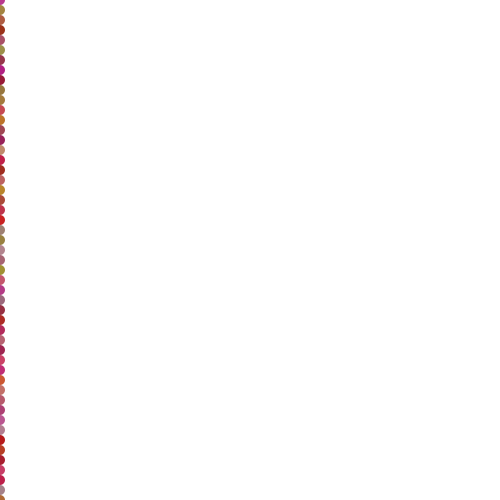
Frame 1 (no input)
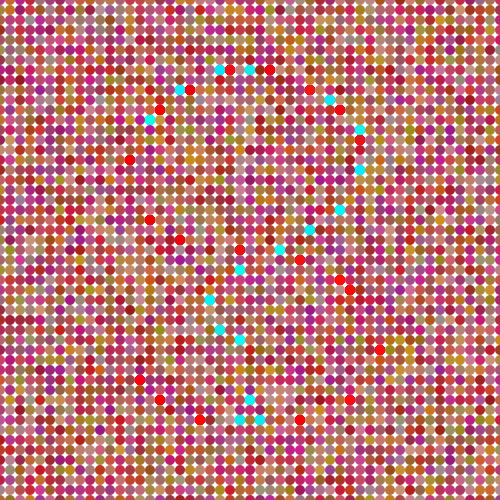
Frame 60 (the mouse pressed at the canvas centre just before this capture)
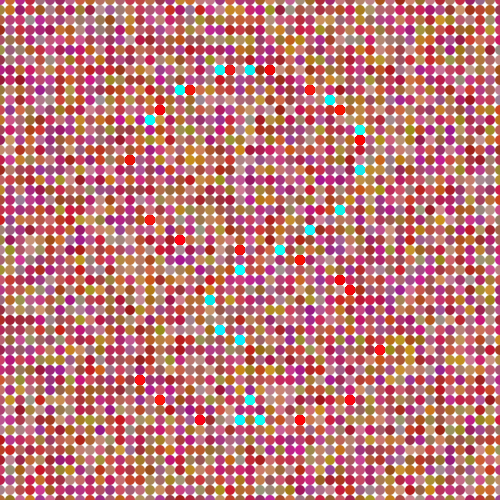
Frame 120 (the mouse held since frame 60 and released just before this capture)

The Processing sketch that drew these frames (run headless with seeded random() and noise(); from frame 60 on, the mouse is pressed at the canvas centre):

// Processing sketch: processing_75206
// ── processing_75206.pde

float[] pR = {
  360, 140, 
  340, 110, 
  310, 90, 
  270, 70, 
  230, 70, 
  190, 90, 
  160, 110, 
  130, 160, 
  150, 220, 
  180, 240, 
  240, 250, 
  300, 260, 
  340, 280, 
  350, 290, 
  380, 350, 
  350, 400, 
  300, 420, 
  200, 420, 
  160, 400, 
  140, 380
};

float[] pB = {
  150, 120, 
  180, 90, 
  220, 70, 
  250, 70, 
  330, 100, 
  360, 130, 
  360, 170, 
  340, 210, 
  310, 230, 
  280, 250, 
  240, 270, 
  210, 300, 
  220, 330, 
  240, 340, 
  250, 400, 
  240, 420, 
  260, 420
};


float r, g, b;
int x = 0;
int y = 0;
int w = 10;
int h = 10;

int d = 25;


void setup() {
  size(500, 500);
  background(255);
  smooth();
  noStroke();
}

void draw() {


  if (x<=width) {
    for (y = 0; y<=height; y+=h) {
      r = random(150, 255-2*d);
      g = random(d, 150);
      b = random(d, 150);
      fill(r, g, b);
      ellipse(x, y, w, h);
    }
    x+=w;
  }

  if (x==width+w) {
    for (int iR = 1; iR<pR.length; iR+=2) {
      r = random(255-d, 255);
      g = random(0, d);
      b = random(0, d);
      fill(r, g, b);
      ellipse(pR[iR-1], pR[iR], w, h);
    }

    for (int iB = 1; iB<pB.length; iB+=2) {
      r = random(0, d);
      g = random(255-d, 255);
      b = random(255-d, 255);
      fill(r, g, b);
      ellipse(pB[iB-1], pB[iB], w, h);
    }

    //    for (int i = 0; i < 10; i++) {
    //      r = random(255-d, 255);
    //      g = random(0, d);
    //      b = random(0, d);
    //      fill(r, g, b);
    //      ellipse(width/5+10*i, height/5+30*i, w, h);
    //
    //      r = random(0, d);
    //      g = random(255-d, 255);
    //      b = random(255-d, 255);
    //      fill(r, g, b);
    //      ellipse(2*width/5+10*i, height/5+30*i, w, h);
    //    }
    //
    //    x+=w;
  }
}
